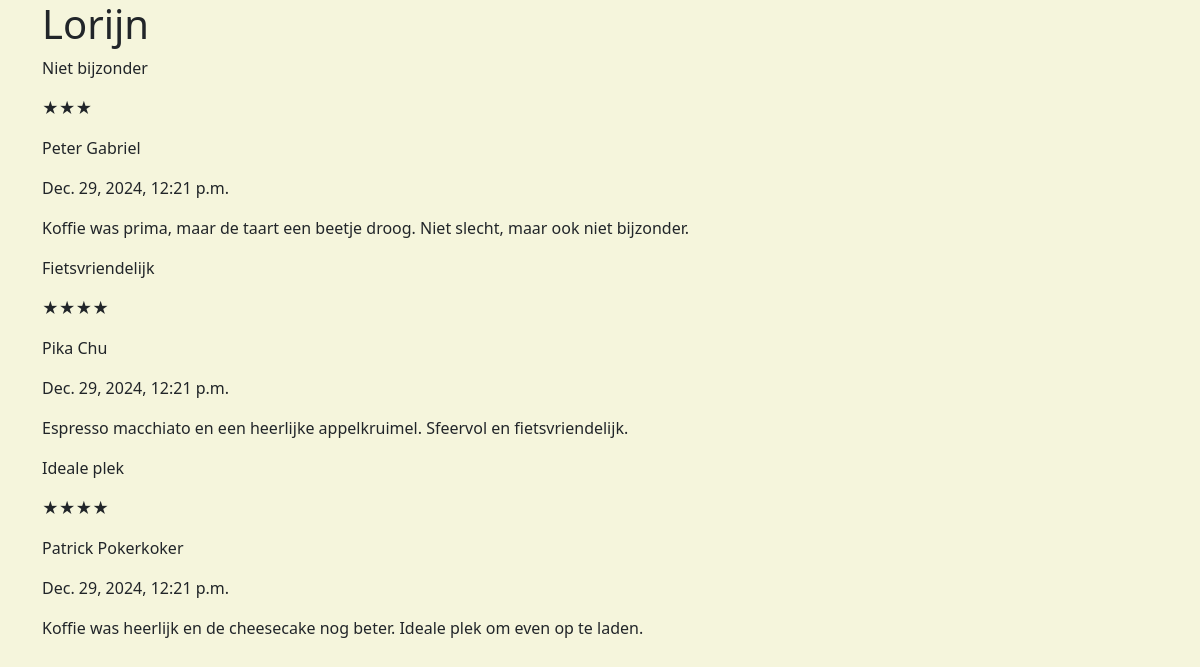
Screenshot of /cafe/ChIJIz0NeOpRxkcR-Cm8OZXM3jE/ with the database file from the repository.
### reviews/models/review.py (models this page shows, shortened)
class Review(models.Model):
    user = models.ForeignKey(User, on_delete=models.CASCADE, related_name="reviews")
    cafe = models.ForeignKey(
        Cafe,
        on_delete=models.CASCADE,
        related_name="reviews",
        to_field="google_place_id",
    )
    rating = models.ForeignKey(
        Rating,
        on_delete=models.CASCADE,
        related_name="reviews",
    )
    title = models.CharField(max_length=255)
    content = models.TextField(max_length=2000)
    date = models.DateTimeField(auto_now_add=True)
    objects = ReviewManager()
    class Meta:
        ordering = ["-date"]

### reviews/models/rating.py (models this page shows, shortened)
class Rating(models.Model):
    class StarRating(models.IntegerChoices):
        ONE = 1, "★"
        TWO = 2, "★★"
        THREE = 3, "★★★"
        FOUR = 4, "★★★★"
        FIVE = 5, "★★★★★"
    user = models.ForeignKey(User, on_delete=models.CASCADE, related_name="ratings")
    cafe = models.ForeignKey(
        Cafe,
        on_delete=models.CASCADE,
        related_name="ratings",
        to_field="google_place_id",
    )
    rating = models.PositiveSmallIntegerField(
        choices=StarRating.choices,
        help_text="Rating between 1 and 5 stars",
    )
    date = models.DateTimeField(auto_now_add=True)
    objects = RatingManager()
    class Meta:
        ordering = ["-date"]
    def __str__(self):
        return self.get_rating_display()

### users/models/user.py (models this page shows)
class User(AbstractBaseUser, PermissionsMixin):
    email = models.EmailField(
        _("Email Address"),
        max_length=255,
        unique=True,
        help_text="Ex: example@example.com",
    )
    username = models.CharField(_("Username"), max_length=255, unique=True)
    is_staff = models.BooleanField(_("Staff Status"), default=False)
    is_active = models.BooleanField(_("Active"), default=True)
    date_joined = models.DateTimeField(_("Date Joined"), auto_now_add=True)
    last_login = models.DateTimeField(_("Last Login"), auto_now=True)
    objects = UserManager()
    USERNAME_FIELD = "username"
    EMAIL_FIELD = "email"
    REQUIRED_FIELDS = ["email"]
    def __str__(self):
        return self.username

### cafes/views/cafe_detail.py (the view)
# urls.py: path("cafe/<str:id>/", CafeDetailView.as_view(), name="cafe_detail"),
class CafeDetailView(DetailView):
    model = Cafe
    template_name = "cafes/cafe_detail.html"
    context_object_name = "cafe"
    def get_object(self):
        try:
            return Cafe.objects.get(google_place_id=self.kwargs["id"])
        except Cafe.DoesNotExist:
            raise Http404("Cafe not found")
    def get_context_data(self, **kwargs):
        context = super().get_context_data(**kwargs)
        return context

### templates/cafes/cafe_detail.html (shortened to what this page needs)
{% extends 'base.html' %}
{% load static %}
{% block content %}
<div class="container">
    <h1>{{ cafe.name }}</h1>
    {% for review in cafe.reviews.all %}
    <p>{{ review.title }}</p>
    <p>{{ review.rating }}</p>
    <p>{{ review.user }}</p>
    <p>{{ review.date }}</p>
    <p>{{ review.content }}</p>
    {% endfor %}
</div>
{% endblock content %}

### static/css/main.css (style rules this page uses)
:root { --primary: #8B4513; --secondary: #F5F5DC; --tertiary: #6B8E23; --accent: #87CEEB; --grey: #2F4F4F; }
body { background-color: var(--secondary) !important; }

### rows the page displays
Review: title "Niet bijzonder", rating "★★★", user "Peter Gabriel", date "Dec. 29, 2024, 12:21 p.m.", content "Koffie was prima, maar de taart een beetje droog. Niet slecht, maar ook niet bijzonder."
Review: title "Fietsvriendelijk", rating "★★★★", user "Pika Chu", date "Dec. 29, 2024, 12:21 p.m.", content "Espresso macchiato en een heerlijke appelkruimel. Sfeervol en fietsvriendelijk."
Review: title "Ideale plek", rating "★★★★", user "Patrick Pokerkoker", date "Dec. 29, 2024, 12:21 p.m.", content "Koffie was heerlijk en de cheesecake nog beter. Ideale plek om even op te laden."
